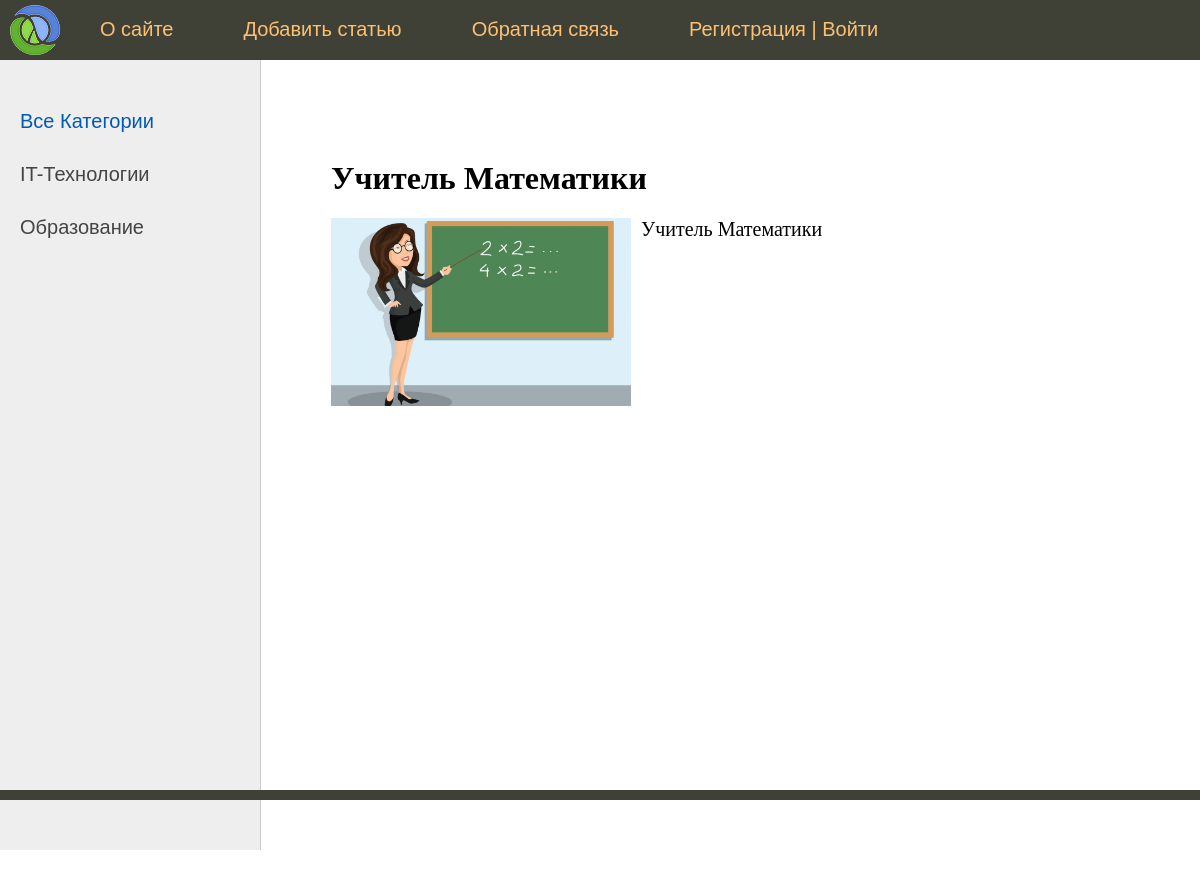
/post/uchitelmatematiki/, run on the app's committed database.
### professions/models.py (models this page shows, shortened)
class Category(models.Model):
    name = models.CharField(max_length=100, db_index=True, verbose_name="Категория")
    slug = models.SlugField(max_length=255, unique=True, db_index=True, verbose_name="URL")
    class Meta:
        verbose_name = 'Категория'
        verbose_name_plural = 'Категории'
        ordering = ['id']

class Professions (models.Model):
    title = models.CharField(max_length=255, verbose_name="Заголовок")
    slug = models.SlugField(max_length=255, unique=True, db_index=True, verbose_name="URL")
    content = models.TextField(blank=True, verbose_name="Текст статьи")
    photo = models.ImageField (upload_to="photos/%Y/%m/%d/", verbose_name="Фото")
    cat = models.ForeignKey('Category', on_delete=models.PROTECT, verbose_name="Категория")
    user = models.ForeignKey(User, verbose_name='Пользователь', on_delete=models.CASCADE)
    def __str__(self):
        return self.title
    class Meta:
        verbose_name = 'Профессии'
        verbose_name_plural = 'Профессии'

### professions/views.py (the view)
# urls.py: path('post/<slug:post_slug>/', ShowPost.as_view(), name='post'),
class ShowPost(DataMixin, DetailView):
    model = Professions
    template_name = 'professions/post.html'
    slug_url_kwarg = 'post_slug'
    context_object_name = 'post'
    def get_context_data(self,*, object_list=None, **kwargs):
        context = super().get_context_data(**kwargs)
        c_def = self.get_user_context(title=context['post'])
        return dict(list(context.items()) + list(c_def.items()))

### professions/utils.py (called while the page is built)
    def get_user_context(self, **kwargs):
        context = kwargs
        cats = Category.objects.all()
        context['menu'] = menu
        context['cats'] = cats
        if 'cat_selected' not in context:
            context['cat_selected'] = 0
        return context

### professions/templates/professions/post.html
{% extends 'professions/base.html' %}
{% block content %}
<h1>{{post.title}}</h1>
{% if post.photo %}
<p><img class="img-article-left" src="{{post.photo.url}}"></p>
{% endif %}
{{post.content|linebreaks}}
{% endblock %}

### professions/templates/professions/base.html (shortened to what this page needs)
{% load static %}
{% load professions_tags %}
<!DOCTYPE html>
<html>
<head>
	<link type="text/css" href="{% static 'professions/css/styles.css' %}" rel="stylesheet" />
</head>
<body>
<table class="table-page" border=0 cellpadding="0" cellspacing="0">
<tr><td valign=top>
{% block mainmenu %}
		<div class="header">
			<ul id="mainmenu" class="mainmenu">
			<li class="logo"><a href="{% url 'home' %}"><div class="logo"></div></a></li>
{% for m in menu %}
				<li><a href="{% url m.url_name %}">{{m.title}}</a></li>
{% endfor %}
				{% if request.user.is_authenticated %}
				<li class="last"> {{user.username}} | <a href="{% url 'logout' %}">Выйти</a></li>
				{% else %}
				<li class="last>"><a href="{% url 'register' %}">Регистрация</a> | <a href="{% url 'login' %}">Войти</a></li>
				{% endif %}
			</ul>
		</div>
{% endblock mainmenu %}
<table class="table-content" border=0 cellpadding="0" cellspacing="0">
<tr>
	<td valign="top" class="left-chapters">
	<ul id="leftchapters">
{% if cat_selected == 0 %}
		<li class="selected">Все Категории</li>
{% else %}
		<li><a href="{% url 'home' %}">Все Категории</a></li>
{% endif %}
{% for c in cats %}
	{% if c.pk == cat_selected %}
		<li class="selected">{{c.name}}</li>
		{% else %}
		<li><a href="{{ c.get_absolute_urlc}}">{{c.name}}</a></li>
		{% endif %}
{% endfor %}
	</ul>
</td>
<td valign="top" class="content">
	<div class="content-text">
{% block content %}
{% endblock %}
	</div>
</td></tr></table>
</td></tr>
<tr><td valign=top>
	<div id="footer">
	</div>
</td></tr></table>
</body>
</html>

### professions/static/professions/css/styles.css (style rules this page uses)
html, body { font-family: 'Arial'; margin: 0; padding: 0; height: 100%; width: 100%; color: #444; }
a { color: #0059b2; text-decoration: none; }
img { max-width: 600px; height: auto; }
img.img-article-left { max-width: 300px; height: auto; float: left; padding: 0 10px 10px 0; }
.table-page { width: 100%; height: 100%; vertical-align: top; }
.table-page tr { height: 100%; }
.header { background: #3F4137; height: 60px; }
.logo { background: url('../images/logo.png') no-repeat 10px 5px; width: 70px; height: 60px; }
ul.mainmenu { list-style: none; margin: 0; padding: 0; height: 60px; color: #fdc073; font-size: 20px; overflow: hidden; }
ul.mainmenu li { float: left; margin: 18px 40px 0 30px; }
ul.mainmenu li.logo { margin: 0; }
ul.mainmenu li a { color: #fdc073; text-decoration: none; }
.table-content { width: 100%; min-height: 100%; height: 100%; }
.left-chapters { margin: 0; background: #eee; border-right: 1px solid #ccc; min-height: 100%; }
.left-chapters ul { width: 230px; min-height: 100%; margin: 0; padding: 20px 10px 10px 20px; list-style: none; font-size: 20px; }
.left-chapters ul li { margin: 30px 0 0 0; color: #999; }
.left-chapters ul li.selected { color: #0059b2; }
.left-chapters ul li a { color: #444; text-decoration: none; }
.content { padding: 40px 20px 20px 40px; width: 100%; box-sizing: border-box; }
.content-text { margin: 60px 0 0 30px; color: #000; font-size: 20px; font-family: Yandex Sans Display Light; }
.content-text h1 { font-size: 32px; }
#footer { box-sizing: border-box; background: #3F4137; padding: 5px; color: #aaa; font-size: 14px; font-family: Verdana, Geneva, Arial, Helvetica; text-align: left; overflow: hidden; }

### data on the page
Category: name "IT-Технологии"
Category: name "Образование"
Professions: title "Учитель Математики", photo (picture), content "Учитель Математики"

### other printed values
{{ m.title }} "О сайте" "Добавить статью" "Обратная связь"
